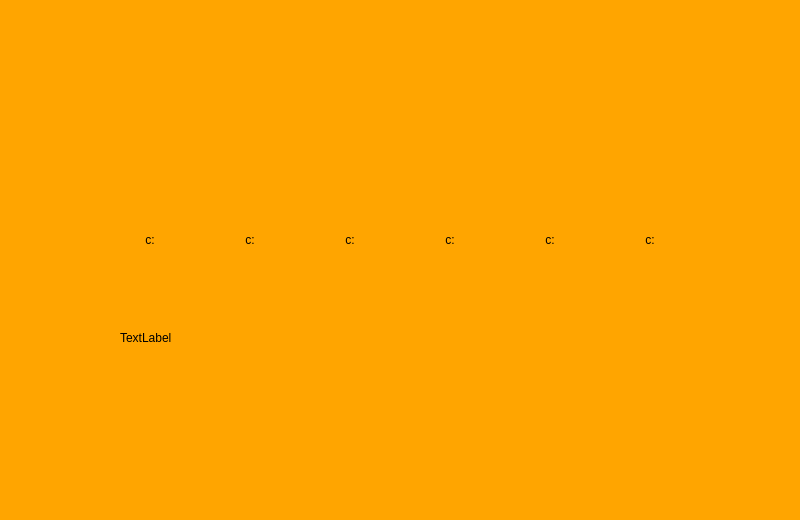
<?xml version="1.0" encoding="UTF-8"?>
<ui version="4.0">
 <class>MachineView</class>
 <widget class="QFrame" name="MachineView">
  <property name="geometry">
   <rect>
    <x>0</x>
    <y>0</y>
    <width>800</width>
    <height>520</height>
   </rect>
  </property>
  <property name="sizePolicy">
   <sizepolicy hsizetype="Fixed" vsizetype="Fixed">
    <horstretch>0</horstretch>
    <verstretch>0</verstretch>
   </sizepolicy>
  </property>
  <property name="windowTitle">
   <string>Frame</string>
  </property>
  <property name="styleSheet">
   <string notr="true">background-color: orange; color: black;</string>
  </property>
  <widget class="QLabel" name="feeder">
   <property name="geometry">
    <rect>
     <x>100</x>
     <y>140</y>
     <width>100</width>
     <height>200</height>
    </rect>
   </property>
   <property name="text">
    <string>c:</string>
   </property>
   <property name="alignment">
    <set>Qt::AlignCenter</set>
   </property>
  </widget>
  <widget class="QLabel" name="cyan">
   <property name="geometry">
    <rect>
     <x>200</x>
     <y>140</y>
     <width>100</width>
     <height>200</height>
    </rect>
   </property>
   <property name="text">
    <string>c:</string>
   </property>
   <property name="alignment">
    <set>Qt::AlignCenter</set>
   </property>
  </widget>
  <widget class="QLabel" name="magenta">
   <property name="geometry">
    <rect>
     <x>300</x>
     <y>140</y>
     <width>100</width>
     <height>200</height>
    </rect>
   </property>
   <property name="text">
    <string>c:</string>
   </property>
   <property name="alignment">
    <set>Qt::AlignCenter</set>
   </property>
  </widget>
  <widget class="QLabel" name="yellow">
   <property name="geometry">
    <rect>
     <x>400</x>
     <y>140</y>
     <width>100</width>
     <height>200</height>
    </rect>
   </property>
   <property name="text">
    <string>c:</string>
   </property>
   <property name="alignment">
    <set>Qt::AlignCenter</set>
   </property>
  </widget>
  <widget class="QLabel" name="black">
   <property name="geometry">
    <rect>
     <x>500</x>
     <y>140</y>
     <width>100</width>
     <height>200</height>
    </rect>
   </property>
   <property name="text">
    <string>c:</string>
   </property>
   <property name="alignment">
    <set>Qt::AlignCenter</set>
   </property>
  </widget>
  <widget class="QLabel" name="delivery">
   <property name="geometry">
    <rect>
     <x>600</x>
     <y>140</y>
     <width>100</width>
     <height>200</height>
    </rect>
   </property>
   <property name="text">
    <string>c:</string>
   </property>
   <property name="alignment">
    <set>Qt::AlignCenter</set>
   </property>
  </widget>
  <widget class="QLabel" name="feederCount">
   <property name="geometry">
    <rect>
     <x>120</x>
     <y>330</y>
     <width>59</width>
     <height>15</height>
    </rect>
   </property>
   <property name="text">
    <string>TextLabel</string>
   </property>
  </widget>
 </widget>
 <resources/>
 <connections/>
</ui>
